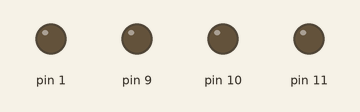
Simulated run of this sketch. Board: Arduino Uno, built with avr-gcc and run on an emulated ATmega328P. Shown: output pins drawn as LEDs (lit = HIGH).

Above: at 0.15 s.
At 15.2 s:
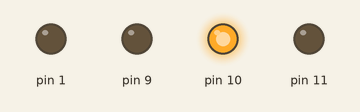
At 30.55 s:
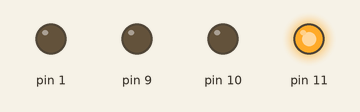
Timing chart, 0 to 31.7 s (numbered marks = the images above):
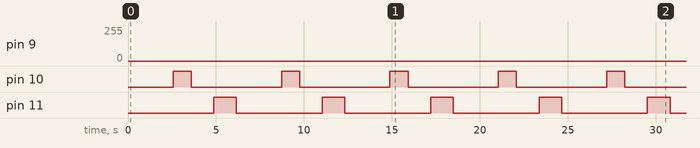

Measured:
- by itself, pin 10: alternates HIGH for 1.0 s and LOW for 5.1 s
- by itself, pin 11: alternates HIGH for 1.3 s and LOW for 4.9 s

The sketch:

Bright_Lib.ino
```cpp
 // Library making example

 #include "Bright.h"

 Bright LL(true) ;

 void setup() {
 }

 void loop() {
 LL.Up_Down(9, 3) ;
 LL.Up_Down(10, 4) ;
 LL.Up_Down(11, 5) ;
 }
```

Bright.cpp
```cpp
 #include "Bright.h"

  Bright::Bright(int pin) {
  pinMode(pin, OUTPUT) ;
}

 void Bright::Up_Down(int pin, int del) {
   for (int i=0; i<=255; i++) {
   analogWrite(pin, i) ;
   delay(del) ;
   }
   for (int i=255; i>=0; i--) {
   analogWrite(pin, i) ;
   delay(del) ;
   }
 }
```

Bright.h
```cpp
#ifndef Bright_H
#define Bright_H

 #include "Arduino.h"

 class Bright {
  public:

   Bright(int pin) ;

   void Up_Down(int pin, int del) ;

 };

#endif
```
